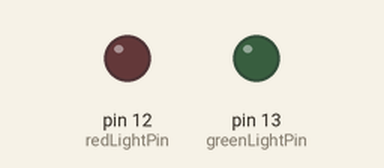
This sketch was run on a simulated Arduino Uno, built with avr-gcc and run on an emulated ATmega328P. Shown: output pins drawn as LEDs (lit = HIGH).

Above: at 0.1 s.
At 0.7 s:
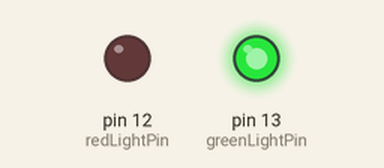
Timing chart, 0 to 2.2 s (numbered marks = the images above):
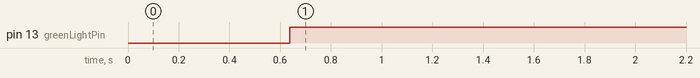

Measured:
- by itself, pin 13 (greenLightPin): LOW → HIGH at 0.64 s

The sketch:

analogBlink.ino
```cpp
int redLightPin = 12;
int greenLightPin = 13;
int delayTime = 500;
int brightness = 0;
void setup() {
  // put your setup code here, to run once:
  pinMode(redLightPin, OUTPUT);
  pinMode(greenLightPin, OUTPUT);
}

void loop() {
  brightness += 1;
  analogWrite(greenLightPin, brightness);
  delay(5);
}
```
